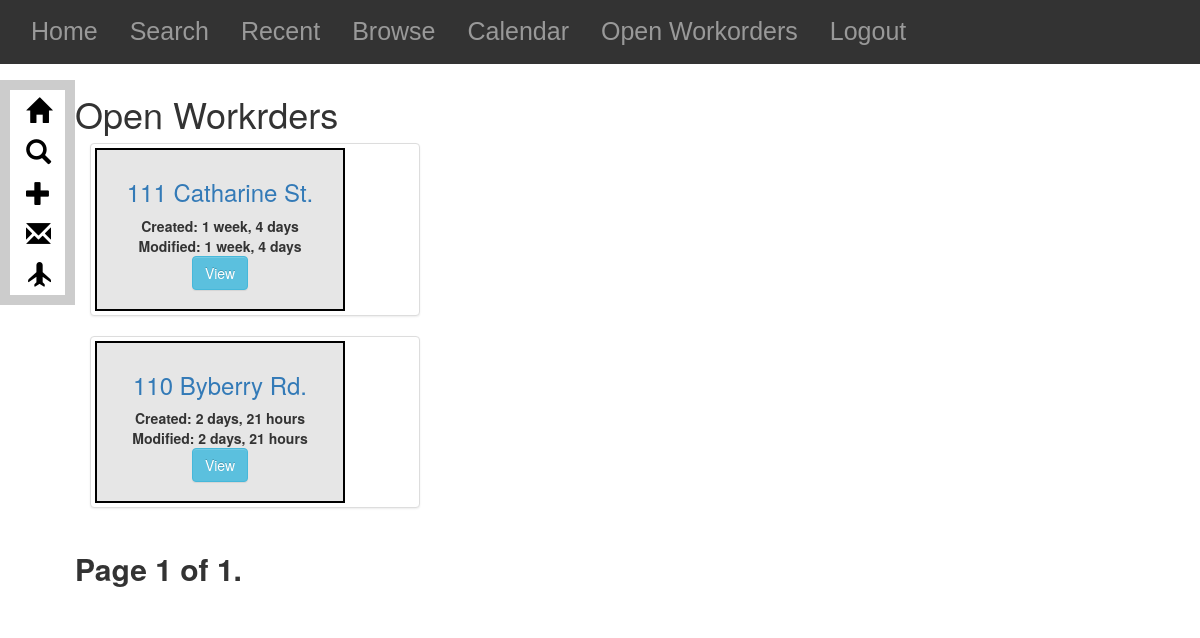
/customers/open_workorders/, run on an earlier commit of the app's database.
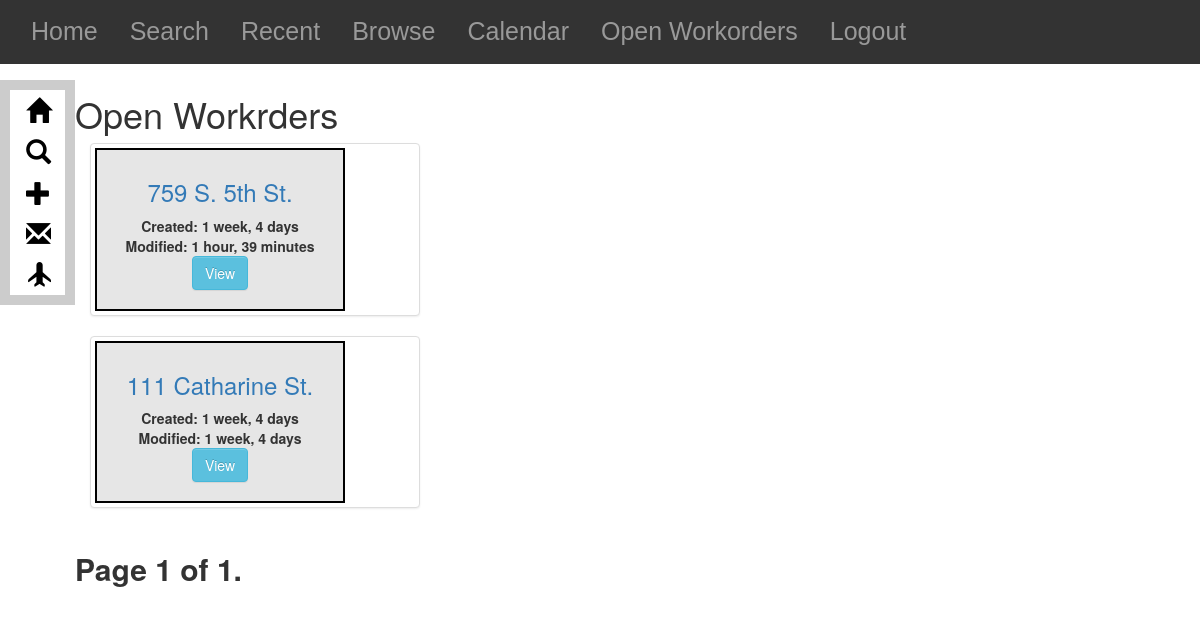
And on a later commit of the database.
### Customers/models.py (models this page shows, shortened)
class WorkOrder(models.Model):
    customer_id = models.ForeignKey(
        'Customer',
    )
    user = models.ForeignKey(settings.AUTH_USER_MODEL, default=1)
    modified_by = models.CharField(max_length=50, default=1)
    jobId= models.AutoField(primary_key=True)
    jobStreet = models.CharField(max_length=25)
    jobCity = models.CharField(max_length=20)
    jobState = models.CharField(max_length=2)
    jobZip = models.CharField(max_length=5)
    stories = models.IntegerField()
    access = models.CharField(max_length=20)
    problem = models.CharField(max_length=200)
    notes = models.CharField(max_length=150, blank=True)
    picture = models.ImageField(null=True,blank=True)
    assigned_to = models.CharField(choices=LEAD_ASSIGNED_CHOICES,max_length=20, blank=True, default="")
    contract = models.FileField(upload_to=upload_location, blank=True)
    crew_assigned = models.CharField(choices=JOB_ASSIGNED_CHOICES ,max_length=50, blank=True, default="")
    completed = models.BooleanField(default=False, blank=True)
    created = models.DateTimeField(auto_now=False, auto_now_add=True)
    modified = models.DateTimeField(auto_now=True, auto_now_add=False)
    latlng = models.CharField(blank=True, max_length=100, default="")
    lat = models.FloatField(blank=True, max_length=100, default=0)
    lng = models.FloatField(blank=True, max_length=100, default=0)
    class Meta:
        ordering = ["-created", "-modified"]
    def get_absolute_url(self):
        return reverse("customers:detail", args=[str(self.customer_id)])

### Customers/views.py (the view)
def open_workorders(request):
    queryset_list = WorkOrder.objects.all().filter(completed=False).order_by('created')
    customers = Customer.objects.all()
    paginator = Paginator(queryset_list, 25) # show 25 customers per page
    page_request_var = "page"
    page = request.GET.get(page_request_var)
    try:
        queryset = paginator.page(page)
    except PageNotAnInteger:
        queryset = paginator.page(1)
    except EmptyPage:
        queryset = paginator.page(paginator.num_pages)
    context = {
        "title": "Open Workrders",
        "object_list": queryset,
        "customers":customers,
        "page_request_var": page_request_var,
    }
    return render(request, "open_workorders.html", context)

### Customers/models.py (called while the page is built)
    def __str__(self):
        return str(self.id)

### Customers/templates/open_workorders.html (shortened to what this page needs)
{% extends "base.html" %}
{% block content %}
<h1>{{ title }}</h1>
<div class="open_workorder_list_div">
    {% for obj in object_list %}
    <div class="open-workorder-list-object">
        <div class="col-md-8">
            <div class="thumbnail">
                <div class="caption">
                    <h3><a href="{{ obj.get_absolute_url}}">{{obj.jobStreet}}</a></h3>
                    <strong>Created: {{obj.created|timesince }}</strong></br>
                    <strong>Modified: {{ obj.modified|timesince }}<br/>
                    <p><a href="{{ obj.get_absolute_url }}workorder_detail/{{obj.jobId}}" class="btn btn-info" id="btnViewWorkorder" role="button">View</a></p>
                </div>
            </div>
        </div>
    </div>
    {% endfor %}
    <div>
<div class="pagination col-md-8">
    <span class="step-links">
        <span class="current">
            Page {{ object_list.number }} of {{ object_list.paginator.num_pages }}.
        </span>
    </span>
</div>
</div>
</div>
{% endblock content %}

What changed in the data, as far as the page shows it:
removed WorkOrder: jobStreet "110 Byberry Rd.", created "2 days, 21 hours", modified "2 days, 21 hours"
now on this page (row edited): WorkOrder: jobStreet "759 S. 5th St.", created "1 week, 4 days", modified "1 hour, 39 minutes"
